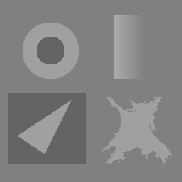
%> input picture Techniques_prétraitement/SAVOISE.png, 182 x 182 px; the run also reads 1 picture not shown here
$ octave partie6_reductionduBruit.m   (GNU Octave 9; MATLAB toolbox functions it lacks are replaced by stand-ins)
%> lines starting %> are read from the running program, lines starting %| are printed output that depends on the picture
#Réduction du Bruit, Lissage
clc,
clear all
close all

savoise = imread('savoise.png');
%> savoise is the input picture: size 182x182 uint8; min 100, max 170, mean 129.8
savgaus = imread('savgaus.png'); % image savoise + bruit de type "gaussien"
figure(1),title('Image originale'), imshow(savoise)
figure(2),title('Image + bruit gaussien'), imshow(savgaus)
%Filtres  3x3  5x5  7x7
%Plus on augmente la taille du filtre plus on reduit le bruit mais la zone de transition devient plus large et pourtant l image est plus floue
%Pour corriger cq on pourrait faire un rehausement de l image
h3         = fspecial('average')   % ôter le ';' afin d’afficher la matrice du filtre
h5         = fspecial('average',5)
h7         = fspecial('average',7)
AVE3   = filter2(h3,savgaus);
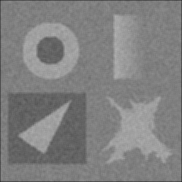
%> AVE3: size 182x182 double; min 53.44, max 176.3, mean 128.9
AVE5   = filter2(h5,savgaus);
AVE7   = filter2(h7,savgaus);
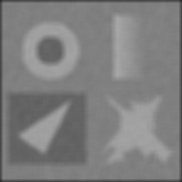
%> AVE7: size 182x182 double; min 41.16, max 167.4, mean 127.4
figure(3), imagesc(AVE3), colormap(gray(256)) ;
figure(4), imagesc(AVE5), colormap(gray(256)) ;
figure(5), imagesc(AVE7), colormap(gray(256)) ;

profileOriginal= savgaus(50,:) ; figure, plot(profileOriginal) ;
%> after `profileOriginal= savgaus(50,:)`: profileOriginal = 182 values, max 183 at index 25, min 76 at index 55, mean 132.7
%> after `plot(profileOriginal)`:
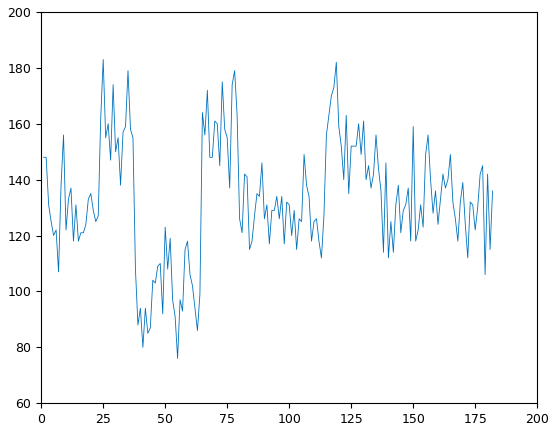
%> figure redrawn from the program's plot data; curve peaks at x = 25, y = 183
profile3=AVE3(50,:) ; figure, plot(profile3) ;
%> after `profile3=AVE3(50,:)`: profile3 = 182 values, max 176.2 at index 117, min 85.22 at index 182, mean 131.9
%> after `plot(profile3)`:
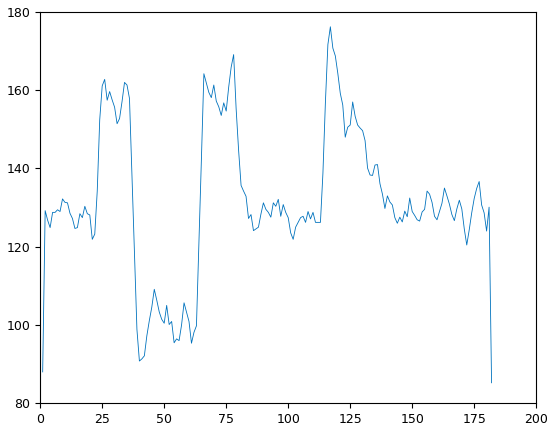
%> figure redrawn from the program's plot data; curve peaks at x = 117, y = 176.2
profile5=AVE5(50,:) ; figure, plot(profile5) ;
%> after `profile5=AVE5(50,:)`: profile5 = 182 values, max 168.2 at index 117, min 77.52 at index 1, mean 132.1
%> after `plot(profile5)`:
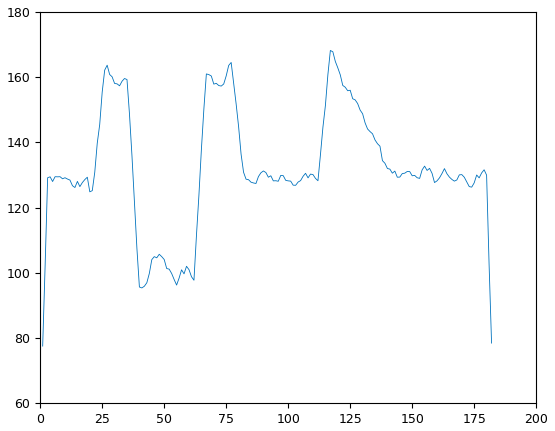
%> figure redrawn from the program's plot data; curve peaks at x = 117, y = 168.2
profile7=AVE7(50,:) ; figure, plot(profile7) ;
%> after `profile7=AVE7(50,:)`: profile7 = 182 values, max 164.6 at index 118, min 72.22 at index 182, mean 131.7
%> after `plot(profile7)`:
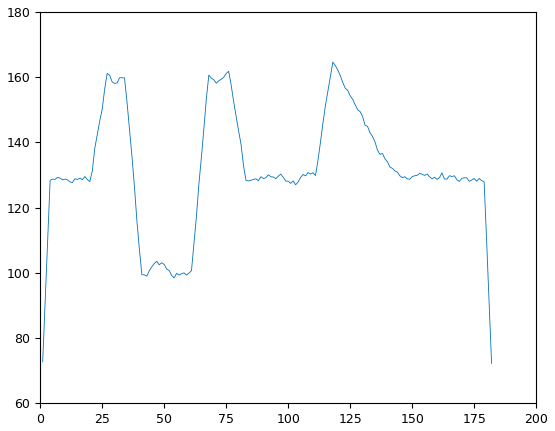
%> figure redrawn from the program's plot data; curve peaks at x = 118, y = 164.6


MED3  = medfilt2(savgaus);
figure, imshow(MED3)
%%%%%%%%%%%%%%%%

intesite_AVE3 = AVE3(141,127); %164.33
%> intesite_AVE3 = 164.3
intesite_MED3 = MED3(141,127); %163
%> intesite_MED3 = 163

%on prend le pixel de l image originale
vp = savgaus(140:142,126:128);
%> vp = [163 159 162; 175 165 152; 159 180 164]

AVE_original= mean(vp(:));
%> AVE_original = 164.3
vpSorted=sort(vp(:));
%> vpSorted = [152; 159; 159; 162; 163; 164; 165; 175; 180]


%La difference entre ces valeurs est du à que AVE3 prend le moyen parmi les voisin et MED3 prend
%la mediane parmi les voisin
